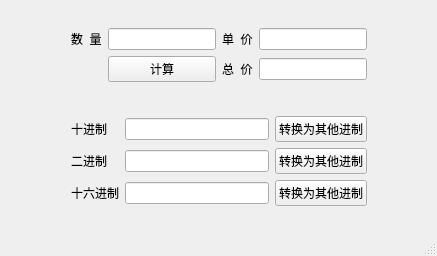
<?xml version="1.0" encoding="UTF-8"?>
<ui version="4.0">
 <class>MainWindow</class>
 <widget class="QMainWindow" name="MainWindow">
  <property name="geometry">
   <rect>
    <x>0</x>
    <y>0</y>
    <width>437</width>
    <height>256</height>
   </rect>
  </property>
  <property name="windowTitle">
   <string>MainWindow</string>
  </property>
  <widget class="QWidget" name="centralwidget">
   <layout class="QGridLayout" name="gridLayout_3">
    <item row="2" column="1">
     <spacer name="verticalSpacer_3">
      <property name="orientation">
       <enum>Qt::Vertical</enum>
      </property>
      <property name="sizeHint" stdset="0">
       <size>
        <width>20</width>
        <height>12</height>
       </size>
      </property>
     </spacer>
    </item>
    <item row="0" column="1">
     <spacer name="verticalSpacer_2">
      <property name="orientation">
       <enum>Qt::Vertical</enum>
      </property>
      <property name="sizeHint" stdset="0">
       <size>
        <width>20</width>
        <height>12</height>
       </size>
      </property>
     </spacer>
    </item>
    <item row="1" column="1">
     <layout class="QVBoxLayout" name="verticalLayout">
      <item>
       <layout class="QGridLayout" name="gridLayout">
        <item row="0" column="0">
         <widget class="QLabel" name="label">
          <property name="text">
           <string>数  量</string>
          </property>
         </widget>
        </item>
        <item row="0" column="1">
         <widget class="QLineEdit" name="m_lineEdit_Quantity"/>
        </item>
        <item row="0" column="2">
         <widget class="QLabel" name="label_2">
          <property name="text">
           <string>单  价</string>
          </property>
         </widget>
        </item>
        <item row="0" column="3">
         <widget class="QLineEdit" name="m_lineEdit_Univalent"/>
        </item>
        <item row="1" column="1">
         <widget class="QPushButton" name="pushButton">
          <property name="text">
           <string>计算</string>
          </property>
         </widget>
        </item>
        <item row="1" column="2">
         <widget class="QLabel" name="label_3">
          <property name="text">
           <string>总  价</string>
          </property>
         </widget>
        </item>
        <item row="1" column="3">
         <widget class="QLineEdit" name="m_lineEdit_Price"/>
        </item>
       </layout>
      </item>
      <item>
       <spacer name="verticalSpacer">
        <property name="orientation">
         <enum>Qt::Vertical</enum>
        </property>
        <property name="sizeHint" stdset="0">
         <size>
          <width>20</width>
          <height>28</height>
         </size>
        </property>
       </spacer>
      </item>
      <item>
       <layout class="QGridLayout" name="gridLayout_2">
        <item row="0" column="0">
         <widget class="QLabel" name="label_4">
          <property name="text">
           <string>十进制</string>
          </property>
         </widget>
        </item>
        <item row="0" column="1">
         <widget class="QLineEdit" name="m_lineEdit_Decimal"/>
        </item>
        <item row="0" column="2">
         <widget class="QPushButton" name="m_pushButton_Decimal">
          <property name="text">
           <string>转换为其他进制</string>
          </property>
         </widget>
        </item>
        <item row="1" column="0">
         <widget class="QLabel" name="label_5">
          <property name="text">
           <string>二进制</string>
          </property>
         </widget>
        </item>
        <item row="1" column="1">
         <widget class="QLineEdit" name="m_lineEdit_Binary"/>
        </item>
        <item row="1" column="2">
         <widget class="QPushButton" name="m_pushButton_Binary">
          <property name="text">
           <string>转换为其他进制</string>
          </property>
         </widget>
        </item>
        <item row="2" column="0">
         <widget class="QLabel" name="label_6">
          <property name="text">
           <string>十六进制</string>
          </property>
         </widget>
        </item>
        <item row="2" column="1">
         <widget class="QLineEdit" name="m_lineEdit_Hexadecimal"/>
        </item>
        <item row="2" column="2">
         <widget class="QPushButton" name="m_pushButton_Hexadecimal">
          <property name="text">
           <string>转换为其他进制</string>
          </property>
         </widget>
        </item>
       </layout>
      </item>
     </layout>
    </item>
    <item row="1" column="2">
     <spacer name="horizontalSpacer">
      <property name="orientation">
       <enum>Qt::Horizontal</enum>
      </property>
      <property name="sizeHint" stdset="0">
       <size>
        <width>31</width>
        <height>20</height>
       </size>
      </property>
     </spacer>
    </item>
    <item row="1" column="0">
     <spacer name="horizontalSpacer_2">
      <property name="orientation">
       <enum>Qt::Horizontal</enum>
      </property>
      <property name="sizeHint" stdset="0">
       <size>
        <width>40</width>
        <height>20</height>
       </size>
      </property>
     </spacer>
    </item>
   </layout>
  </widget>
  <widget class="QMenuBar" name="menubar">
   <property name="geometry">
    <rect>
     <x>0</x>
     <y>0</y>
     <width>437</width>
     <height>22</height>
    </rect>
   </property>
  </widget>
  <widget class="QStatusBar" name="statusbar"/>
 </widget>
 <resources/>
 <connections/>
</ui>
